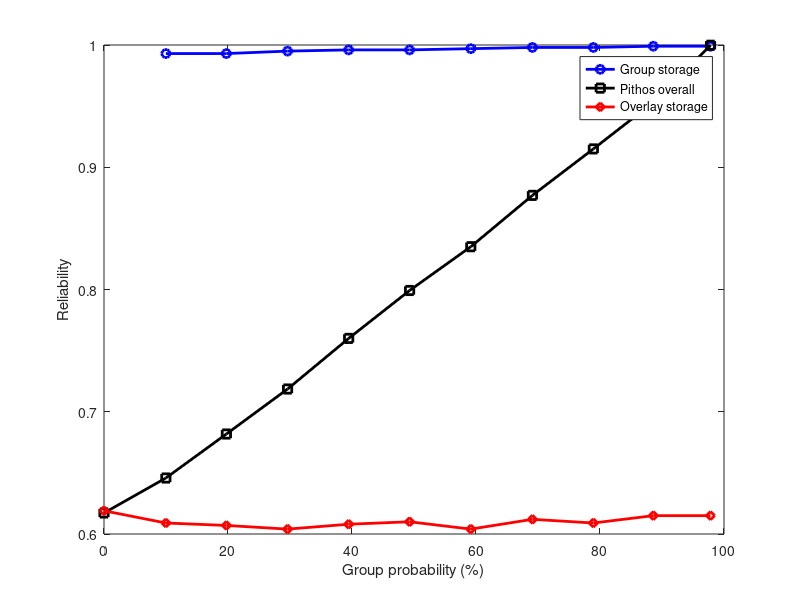
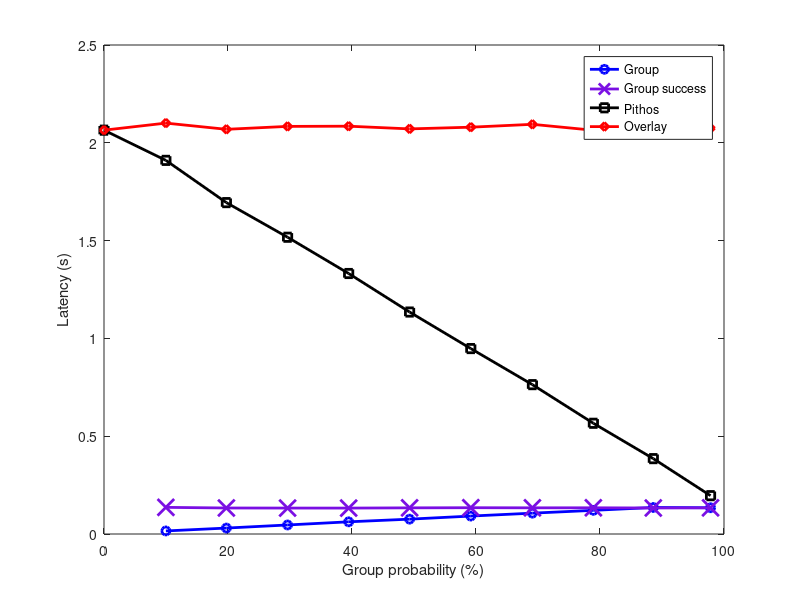
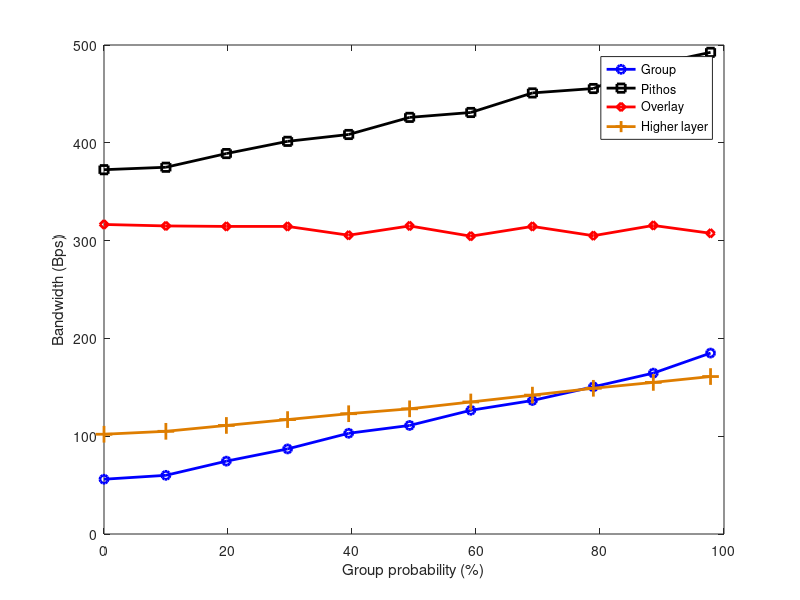

MATLAB code for these plots, in order:
close all
clear all

%Information from simulation
% Pithos & 0(0.0)    &    0.6172  &  2.0646  &
% Pithos & 10(9.98)  &    0.6458  &  1.9102  &
% Pithos & 20(19.74) &    0.6818  &  1.6942  &
% Pithos & 30(29.61) &    0.7186  &  1.5172  &
% Pithos & 40(39.46) &    0.760   &  1.3318  &   401/416  \\
% Pithos & 50(49.29) &    0.7992  &  1.1348  &
% Pithos & 60(59.16) &    0.835   &  0.9480  &   424/438  \\
% Pithos & 70(69.10) &    0.8770  &  0.7636  &
% Pithos & 80(78.93) &    0.915   &  0.5661  &   450/461  \\
% Pithos & 90(88.60) &    0.9531  &  0.3853  &
% Pithos & 100(97.83)     &    0.9998  &  0.196   &
% 
% Group & 0(0.0)    &  N/A    &  N/A      &     53/59
% Group & 10(9.98)  &  0.993  &  0.01567  &     57/63
% Group & 20(19.74) &  0.993  &  0.03037  &     72/77
% Group & 30(29.61) &  0.995  &  0.04618  &     85/89
% Group & 40(39.46) &  0.996  &  0.0623   &     102/104  \\
% Group & 50(49.29) &  0.996  &  0.0759   &     110/112
% Group & 60(59.16) &  0.997  &  0.0917   &     126/127  \\
% Group & 70(69.10) &  0.998  &  0.1066   &     136/137
% Group & 80(78.93) &  0.998  &  0.1209   &     151/150  \\
% Group & 90(88.60) &  0.999  &  0.1356   &     165/164
% Group & 100(97.83)     &  0.999  &  0.1342    &     187/183
% 
% Overlay & 0(0.0)    &  0.619   &  2.0646  &   311/322
% Overlay & 10(9.98)  &  0.609   &  2.1007  &   309/321
% Overlay & 20(19.74) &  0.607   &  2.0690  &   309/320
% Overlay & 30(29.61) &  0.604   &  2.0839  &   308/321
% Overlay & 40(39.46) &  0.608   &   2.0849 &   299/312  \\
% Overlay & 50(49.29) &  0.610   &  2.0711  &   309/321
% Overlay & 60(59.16) &  0.604   &   2.0798 &   298/311  \\
% Overlay & 70(69.10) &  0.612   &   2.0945 &   309/320
% Overlay & 80(78.93) &  0.609   &   2.0642 &   299/311  \\
% Overlay & 90(88.60) &  0.615   &   2.0746 &   310/321
% Overlay & 100(97.83) &  0.615   &   2.0746 &   301/314

% 0(0.0)        &  4  &  98   \\
% 10(9.98)      &  4  &  101  \\
% 20(19.74)     &  4  &  107  \\
% 30(29.61)     &  4  &  113  \\
% 40(39.46)     &  4  &  119  \\
% 50(49.29)     &  4  &  124  \\
% 60(59.16)     &  4  &  131  \\
% 70(69.10)     &  4  &  138  \\
% 80(78.93)     &  4  &  145  \\
% 90(88.60)     &  4  &  151  \\
% 100(97.83)    &  4  &  157  \\

group_prob = [0.0,9.98,19.74,29.61,39.46,49.29,59.16,69.10,78.93,88.60,97.83];

group_rel = [0.993, 0.993, 0.995, 0.996, 0.996, 0.997, 0.998, 0.998, 0.999, 0.999];
group_resp = [0.01567, 0.03037, 0.04618, 0.0623, 0.0759, 0.0917, 0.1066, 0.1209, 0.1356, 0.1342];
group_resp_succ = [0.1362,0.1330,0.1326,0.1325, 0.1337, 0.1344, 0.1338,0.1340,0.1330,0.1337];
group_in = [53,57,72,85,102,110,126,136,151,165,187];
group_out = [59,63,77,89,104,112,127,137,150,164,183];
group_av = (group_in+group_out)/2;

overlay_rel = [0.619,0.609,0.607,0.604,0.608,0.610,0.604,0.612,0.609,0.615,0.615];
overlay_resp = [2.0646, 2.1007, 2.0690, 2.0839, 2.0849, 2.0711, 2.0798, 2.0945, 2.0642, 2.0746, 2.0746];
overlay_in = [311,309,309,308,299,309,298,309,299,310,301];
overlay_out = [322,321,320,321,312,321,311,320,311,321,314];
overlay_av = (overlay_in+overlay_out)/2;

pithos_rel = [0.6172, 0.6458, 0.6818, 0.7186, 0.760, 0.7992, 0.835, 0.8770, 0.915, 0.9531, 0.9998];
pithos_resp = [2.0646, 1.9102, 1.6942, 1.5172, 1.3318, 1.1348, 0.9480, 0.7636, 0.5661, 0.3853, 0.196];
pithos_in = group_in + overlay_in;
pithos_out = group_out + overlay_out;
pithos_av = (pithos_in+pithos_out)/2;

data_in = [4,4,4,4,4,4,4,4,4,4,4];
data_out = [98,101,107,113,119,124,131,138,145,151,157];

figure
set(gca, 'FontSize', 24)
plot(group_prob(2:length(group_prob)), group_rel, 'bo-', 'LineWidth',2);
hold on
plot(group_prob, pithos_rel, 'ks-', 'LineWidth',2);
plot(group_prob, overlay_rel, 'rd-', 'LineWidth',2);
ylabel('Reliability');
xlabel('Group probability (%)');
hleg = legend('Group storage', 'Pithos overall', 'Overlay storage');

figure 
set(gca, 'FontSize', 24)
plot(group_prob(2:length(group_prob)), group_resp, 'bo-', 'LineWidth',2);
hold on
plot(group_prob(2:length(group_prob)), group_resp_succ, 'x-', 'Color',[0.48,0.06,0.89], 'MarkerSize',12, 'LineWidth',2);
plot(group_prob, pithos_resp, 'ks-', 'LineWidth',2);
plot(group_prob, overlay_resp, 'rd-', 'LineWidth',2);
ylabel('Latency (s)');
xlabel('Group probability (%)');
hleg = legend('Group', 'Group success', 'Pithos', 'Overlay');

figure
set(gca, 'FontSize', 24)
plot(group_prob, group_av, 'bo-', 'LineWidth',2);
hold on
plot(group_prob, pithos_av, 'ks-', 'LineWidth',2);
plot(group_prob, overlay_av, 'rd-', 'LineWidth',2);
plot(group_prob, data_in+data_out, '+-', 'Color',[0.87,0.49,0], 'LineWidth',2, 'MarkerSize',12);
ylabel('Bandwidth (Bps)');
xlabel('Group probability (%)');
hleg = legend('Group', 'Pithos', 'Overlay', 'Higher layer');

